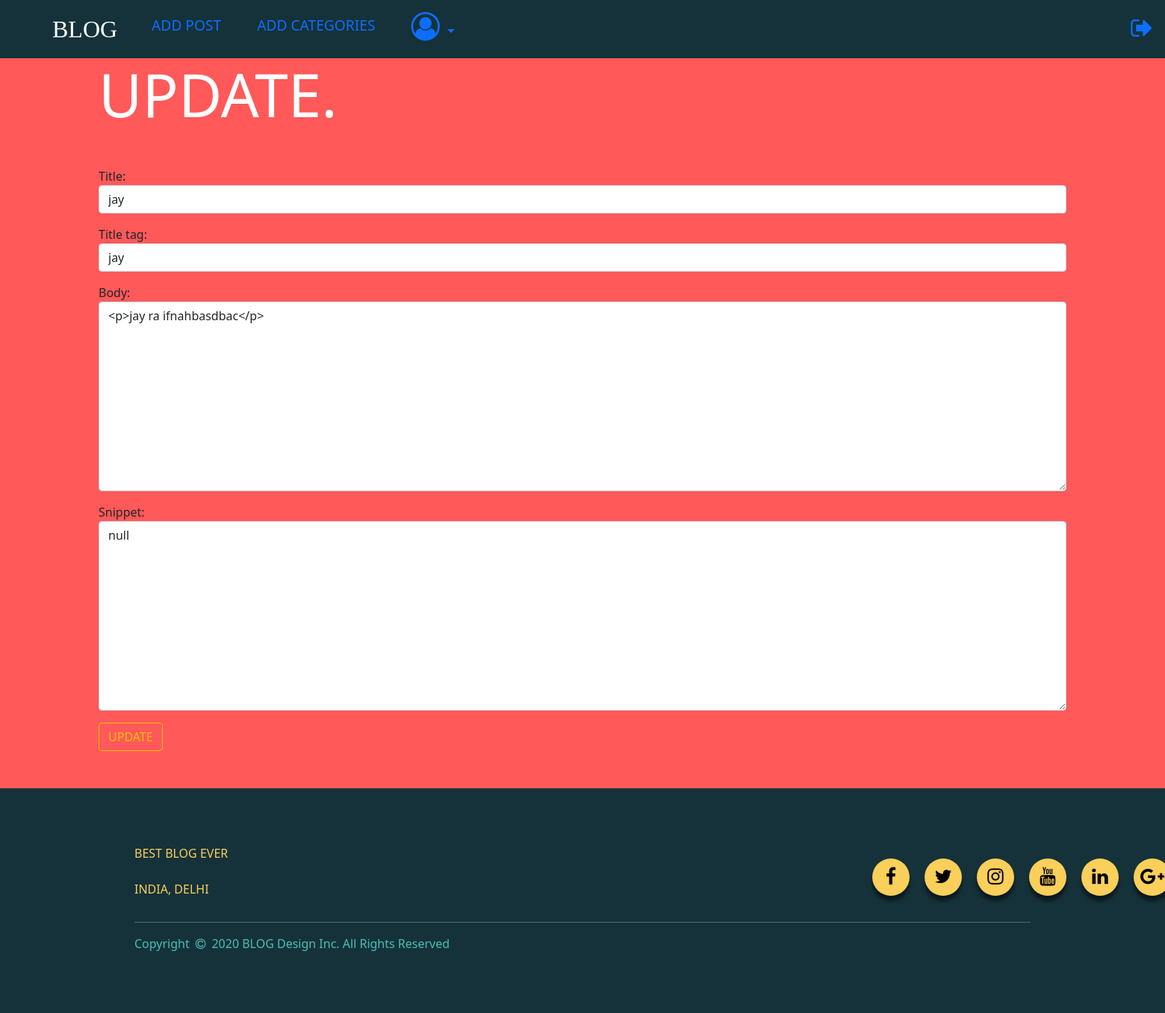
Page /artice/update/16 (signed in) on the committed database.
### blog/models.py (models this page shows, shortened)
class Post(models.Model):
    title = models.CharField(max_length=255)
    header_image = models.ImageField(
        null=True, blank=True, upload_to='images/')
    title_tag = models.CharField(max_length=255)
    author = models.ForeignKey(User, on_delete=models.CASCADE)
    body = RichTextField(blank=True, null=True)
    post_date = models.DateField(auto_now_add=True)
    category = models.CharField(max_length=255)
    snippet = models.CharField(max_length=255, default='null')
    likes = models.ManyToManyField(User, related_name="blog_posts")

### blog/views.py (the view)
# urls.py: path("artice/update/<int:pk>", UpdatePostView.as_view(), name='update'),
class UpdatePostView(UpdateView):
    model = Post
    form_class = EditForm
    template_name = "blog/update.html"

### blog/form.py
class EditForm(forms.ModelForm):
    class Meta:
        model = Post
        fields = ('title', 'title_tag', 'body','snippet')
        widgets = {
            'title': forms.TextInput(attrs={'class': "form-control", 'placeholder': 'Title'}),
            'title_tag': forms.TextInput(attrs={'class': "form-control", 'placeholder': 'Title_tag'}),
            'body': forms.Textarea(attrs={'class': "form-control"}),
            'snippet': forms.Textarea(attrs={'class': "form-control"})
                    }

### blog/templates/blog/update.html (shortened to what this page needs)
{% extends 'blog/base.html' %}
{% block content %}
{% if user.is_authenticated%}
    <h1 class="display-1 mb-20 text-white show-on-scroll show-on-scroll-ready" data-show-duration="500" data-show-distance="10" style="transform: translateY(0px); transition-duration: 500ms; opacity: 1;">UPDATE.</h1>
    <div class="form-group">
        <form method="post">
            {{form.as_p}}
            <button class="btn btn-outline-warning" >UPDATE</button>
        </form>
    </div>
{% else %}
<h1>SOORY!! YOU ARE NOT ALLOWED HERE </h1>
{% endif %}
{% endblock content %}

### blog/templates/blog/base.html (style rules this page uses)
* { margin:0px; padding:0px; }
body { background:#ff5959; background-repeat: no-repeat; background-attachment: fixed; }
div { display: block; }

### blog/templates/blog/update.html (style rules this page uses)
h1 { margin-bottom: 50px; }

### rows in the picture
Post: title "jay", title_tag "jay", body "<p>jay ra ifnahbasdbac</p>", snippet "null"
